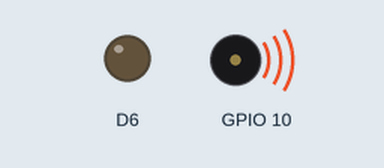
Simulated run of this sketch. Board: ESP8266 (NodeMCU). On the bench: output pins drawn as LEDs (lit = HIGH), buzzer (waves = sounding).

Above: at 0.1 s.
At 12.0 s:
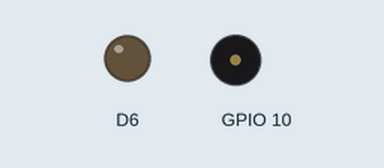
Timing chart, 0 to 13.5 s (numbered marks = the images above):
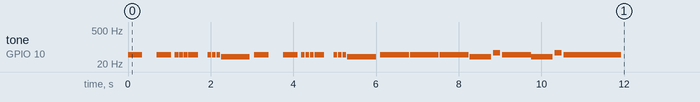

The sketch:

buzzerMarchaImperial.ino
```cpp
int const G = 49;
int const Ds = 39;
int const As = 59;
int const D2 = 74;
int const Ds2 = 78;
int const E2 = 83;
int const F2 = 88;
int const Fs2 = 93;
int const G2 = 99;
int const As2 = 118;
int const B2 = 125;
int const C2 = 132;
int const Cs3 = 140;

int const QT = 350;//1/4 de tempo

void vader();
void setup() {
  pinMode(2, INPUT_PULLUP);
  pinMode(10, OUTPUT);
  pinMode(12, OUTPUT);
  digitalWrite(12, LOW);

  vader();

}

void loop() {

}

void vader() {
  for (int i = 0; i < 2; i++) {
    tone(10, G);
    delay(QT);
    noTone(10);
    delay(QT);
    tone(10, G);
    delay(QT);
    noTone(10);
    delay(QT / 4);

    tone(10, G);
    delay(QT / 4);
    noTone(10);
    delay(QT / 16);
    tone(10, G);
    delay(QT / 4);
    noTone(10);
    delay(QT / 16);
    tone(10, G);
    delay(QT / 4);
    noTone(10);
    delay(QT / 16);
    tone(10, G);
    delay(2 * QT / 3);
    noTone(10);
    delay(2 * QT / 3);

    tone(10, G);
    delay(QT / 4);
    noTone(10);
    delay(QT / 16);
    tone(10, G);
    delay(QT / 4);
    noTone(10);
    delay(QT / 16);
    tone(10, G);
    delay(QT / 4);
    noTone(10);
    delay(QT / 16);
    tone(10, Ds);
    delay(2 * QT);
    noTone(10);
    delay(2 * QT / 7);
  }

  tone(10, G);
  delay(2 * QT);
  noTone(10);
  delay(QT / 16);
  tone(10, G);
  delay(2 * QT);
  noTone(10);
  delay(QT / 16);
  tone(10, G);
  delay(2 * QT);
  noTone(10);
  delay(QT / 16);

  for (int i = 0; i < 2; i++) {
    tone(10, Ds);
    delay(3 * QT / 2);
    noTone(10);
    delay(QT / 8);
    tone(10, As);
    delay(QT / 2);
    noTone(10);
    delay(QT / 8);
    tone(10, G);
    delay(2 * QT);
  }
  delay(2 * QT);
  noTone(10);
  delay(2 * QT);

  /*backup
     tone(10, G);
    delay(600);
    noTone(10);
    delay(50);
    tone(10, G);
    delay(600);
    noTone(10);
    delay(50);
    tone(10, G);
    delay(600);
    noTone(10);
    delay(50);

    for (int i = 0; i < 2; i++) {
      tone(10, Ds);
      delay(600);
      tone(10, As);
      delay(200);
      tone(10, G);
      delay(600);
    }
    delay(600);
    noTone(10);
    delay(600);
  */

}
```
